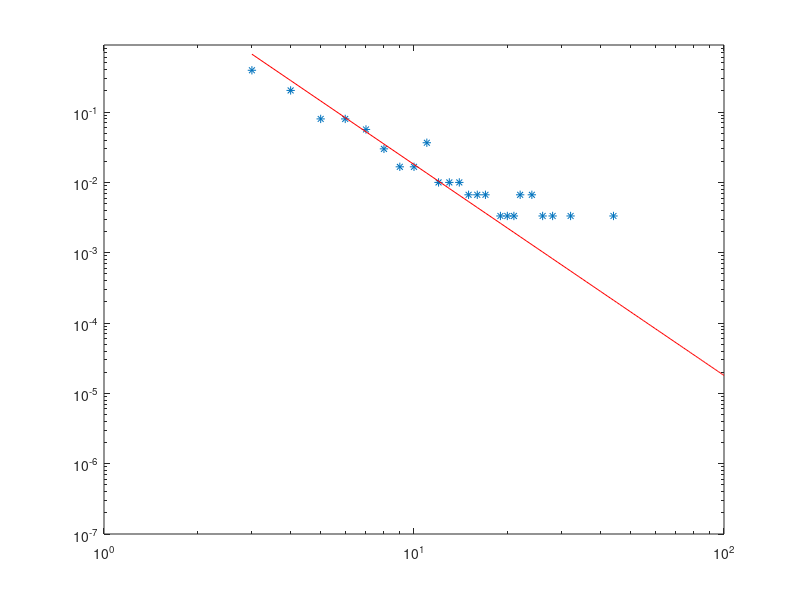

Write the MATLAB code that produced this figure.

clear;
tic;

I = 3 ;    %
N = 100 ;   % num of nodes in graph
m0 = 3 ;   % initial num of nodes
m = 3 ;    % num of nodes a new node will connect

realization_of_distribution = sparse( I , N ) ;  
for J = 1 : I   
    format long;

    adjacent_matrix = sparse( m0 , m0 ) ;  
    for i = 1 : m0
        for j = 1 : m0
            if j ~= i
                adjacent_matrix( i , j ) = 1 ;
            end
        end
    end
    adjacent_matrix = sparse( adjacent_matrix ) ;  


    node_degree = sparse( 1 , m0 ) ; 
    for p = 1 : m0
        node_degree( p ) = sum( adjacent_matrix( 1 : m0 , p ) ) ;
    end
    J
    for iteration = m0 + 1 : N
        total_degree = 2 * m * ( iteration - 4 ) + 6 ; 
        degree_frequency = node_degree / total_degree ;  
        cum_distribution = cumsum( degree_frequency ) ;  

        choose = zeros( 1 , m ) ;  
        r1 = rand(1) ;   
        choose(1) = find( cum_distribution >= r1 ,1) ;

        r2 = rand(1) ;
        choose(2) = find( cum_distribution >= r2 ,1 );
        while choose(2) == choose(1)
            r2 = rand(1) ;
            choose(2) = find(  cum_distribution >= r2,1) ;
        end

        r3 = rand(1) ;
        choose(3) = find( cum_distribution >= r3,1 ) ;
        while ( choose(3) == choose(1) ) || ( choose(3) == choose(2) )
            r3 = rand(1) ;
            choose(3) = find( cum_distribution >= r3 ,1 ) ;
        end

        for k = 1 : m
            adjacent_matrix( iteration , choose(k) ) = 1 ;
            adjacent_matrix( choose(k) , iteration ) = 1 ;
        end

        for p = 1 : iteration
            node_degree(p) = sum( adjacent_matrix( 1 : iteration , p ) ) ;  
        end
    end  

    number_of_nodes_with_equal_degree = zeros( 1 , N ) ;   

    for i = 1 : N
        number_of_nodes_with_equal_degree(i) = length( find( node_degree == i ) ) ;  
    end
    realization_of_distribution( J , : ) = number_of_nodes_with_equal_degree ;

    save(['adj_',num2str(J)],'adjacent_matrix');
end  

aaa = cumsum( realization_of_distribution ) ;
bb1 = aaa( I , : ) ;  
bb2 = bb1( m : N ) ;
bbb = bb2 / ( I * N ) ;  
K = m : N ;
loglog( K , bbb , '*' )  
axis([1 N 0.0000001 0.9])
hold on;
y1 = 2 * m^2 * K .^ ( -3 ) ;
loglog( K , y1 , 'r' ) ;  %  p(k)=2*m^2*k^(-3)
  
toc;  

